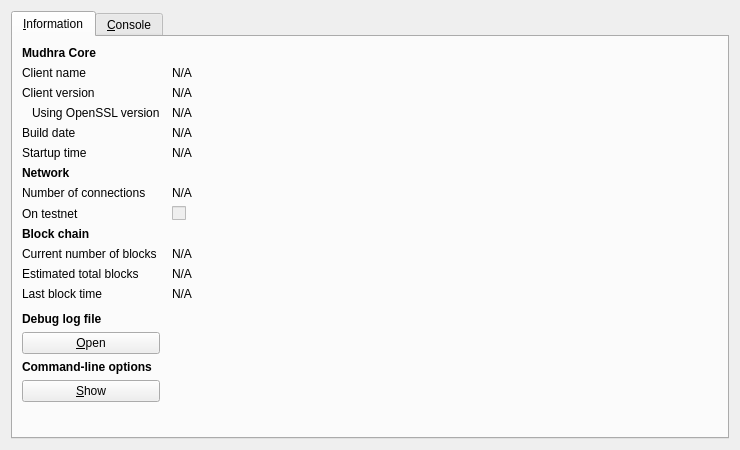
<?xml version="1.0" encoding="UTF-8"?>
<ui version="4.0">
 <class>RPCConsole</class>
 <widget class="QDialog" name="RPCConsole">
  <property name="geometry">
   <rect>
    <x>0</x>
    <y>0</y>
    <width>740</width>
    <height>450</height>
   </rect>
  </property>
  <property name="windowTitle">
   <string>Mudhra - Debug window</string>
  </property>
  <layout class="QVBoxLayout" name="verticalLayout_2">
   <item>
    <widget class="QTabWidget" name="tabWidget">
     <property name="currentIndex">
      <number>0</number>
     </property>
     <widget class="QWidget" name="tab_info">
      <attribute name="title">
       <string>&amp;Information</string>
      </attribute>
      <layout class="QGridLayout" name="gridLayout" columnstretch="0,1">
       <property name="horizontalSpacing">
        <number>12</number>
       </property>
       <item row="0" column="0">
        <widget class="QLabel" name="label_9">
         <property name="font">
          <font>
           <weight>75</weight>
           <bold>true</bold>
          </font>
         </property>
         <property name="text">
          <string>Mudhra Core</string>
         </property>
        </widget>
       </item>
       <item row="1" column="0">
        <widget class="QLabel" name="label_5">
         <property name="text">
          <string>Client name</string>
         </property>
        </widget>
       </item>
       <item row="1" column="1">
        <widget class="QLabel" name="clientName">
         <property name="cursor">
          <cursorShape>IBeamCursor</cursorShape>
         </property>
         <property name="text">
          <string>N/A</string>
         </property>
         <property name="textFormat">
          <enum>Qt::PlainText</enum>
         </property>
         <property name="textInteractionFlags">
          <set>Qt::LinksAccessibleByMouse|Qt::TextSelectableByKeyboard|Qt::TextSelectableByMouse</set>
         </property>
        </widget>
       </item>
       <item row="2" column="0">
        <widget class="QLabel" name="label_6">
         <property name="text">
          <string>Client version</string>
         </property>
        </widget>
       </item>
       <item row="2" column="1">
        <widget class="QLabel" name="clientVersion">
         <property name="cursor">
          <cursorShape>IBeamCursor</cursorShape>
         </property>
         <property name="text">
          <string>N/A</string>
         </property>
         <property name="textFormat">
          <enum>Qt::PlainText</enum>
         </property>
         <property name="textInteractionFlags">
          <set>Qt::LinksAccessibleByMouse|Qt::TextSelectableByKeyboard|Qt::TextSelectableByMouse</set>
         </property>
        </widget>
       </item>
       <item row="3" column="0">
        <widget class="QLabel" name="label_14">
         <property name="text">
          <string>Using OpenSSL version</string>
         </property>
         <property name="indent">
          <number>10</number>
         </property>
        </widget>
       </item>
       <item row="3" column="1">
        <widget class="QLabel" name="openSSLVersion">
         <property name="cursor">
          <cursorShape>IBeamCursor</cursorShape>
         </property>
         <property name="text">
          <string>N/A</string>
         </property>
         <property name="textFormat">
          <enum>Qt::PlainText</enum>
         </property>
         <property name="textInteractionFlags">
          <set>Qt::LinksAccessibleByMouse|Qt::TextSelectableByKeyboard|Qt::TextSelectableByMouse</set>
         </property>
        </widget>
       </item>
       <item row="4" column="0">
        <widget class="QLabel" name="label_12">
         <property name="text">
          <string>Build date</string>
         </property>
        </widget>
       </item>
       <item row="4" column="1">
        <widget class="QLabel" name="buildDate">
         <property name="cursor">
          <cursorShape>IBeamCursor</cursorShape>
         </property>
         <property name="text">
          <string>N/A</string>
         </property>
         <property name="textFormat">
          <enum>Qt::PlainText</enum>
         </property>
         <property name="textInteractionFlags">
          <set>Qt::LinksAccessibleByMouse|Qt::TextSelectableByKeyboard|Qt::TextSelectableByMouse</set>
         </property>
        </widget>
       </item>
       <item row="5" column="0">
        <widget class="QLabel" name="label_13">
         <property name="text">
          <string>Startup time</string>
         </property>
        </widget>
       </item>
       <item row="5" column="1">
        <widget class="QLabel" name="startupTime">
         <property name="cursor">
          <cursorShape>IBeamCursor</cursorShape>
         </property>
         <property name="text">
          <string>N/A</string>
         </property>
         <property name="textFormat">
          <enum>Qt::PlainText</enum>
         </property>
         <property name="textInteractionFlags">
          <set>Qt::LinksAccessibleByMouse|Qt::TextSelectableByKeyboard|Qt::TextSelectableByMouse</set>
         </property>
        </widget>
       </item>
       <item row="6" column="0">
        <widget class="QLabel" name="label_11">
         <property name="font">
          <font>
           <weight>75</weight>
           <bold>true</bold>
          </font>
         </property>
         <property name="text">
          <string>Network</string>
         </property>
        </widget>
       </item>
       <item row="7" column="0">
        <widget class="QLabel" name="label_7">
         <property name="text">
          <string>Number of connections</string>
         </property>
        </widget>
       </item>
       <item row="7" column="1">
        <widget class="QLabel" name="numberOfConnections">
         <property name="cursor">
          <cursorShape>IBeamCursor</cursorShape>
         </property>
         <property name="text">
          <string>N/A</string>
         </property>
         <property name="textFormat">
          <enum>Qt::PlainText</enum>
         </property>
         <property name="textInteractionFlags">
          <set>Qt::LinksAccessibleByMouse|Qt::TextSelectableByKeyboard|Qt::TextSelectableByMouse</set>
         </property>
        </widget>
       </item>
       <item row="8" column="0">
        <widget class="QLabel" name="label_8">
         <property name="text">
          <string>On testnet</string>
         </property>
        </widget>
       </item>
       <item row="8" column="1">
        <widget class="QCheckBox" name="isTestNet">
         <property name="enabled">
          <bool>false</bool>
         </property>
         <property name="text">
          <string/>
         </property>
        </widget>
       </item>
       <item row="9" column="0">
        <widget class="QLabel" name="label_10">
         <property name="font">
          <font>
           <weight>75</weight>
           <bold>true</bold>
          </font>
         </property>
         <property name="text">
          <string>Block chain</string>
         </property>
        </widget>
       </item>
       <item row="10" column="0">
        <widget class="QLabel" name="label_3">
         <property name="text">
          <string>Current number of blocks</string>
         </property>
        </widget>
       </item>
       <item row="10" column="1">
        <widget class="QLabel" name="numberOfBlocks">
         <property name="cursor">
          <cursorShape>IBeamCursor</cursorShape>
         </property>
         <property name="text">
          <string>N/A</string>
         </property>
         <property name="textFormat">
          <enum>Qt::PlainText</enum>
         </property>
         <property name="textInteractionFlags">
          <set>Qt::LinksAccessibleByMouse|Qt::TextSelectableByKeyboard|Qt::TextSelectableByMouse</set>
         </property>
        </widget>
       </item>
       <item row="11" column="0">
        <widget class="QLabel" name="label_4">
         <property name="text">
          <string>Estimated total blocks</string>
         </property>
        </widget>
       </item>
       <item row="11" column="1">
        <widget class="QLabel" name="totalBlocks">
         <property name="cursor">
          <cursorShape>IBeamCursor</cursorShape>
         </property>
         <property name="text">
          <string>N/A</string>
         </property>
         <property name="textFormat">
          <enum>Qt::PlainText</enum>
         </property>
         <property name="textInteractionFlags">
          <set>Qt::LinksAccessibleByMouse|Qt::TextSelectableByKeyboard|Qt::TextSelectableByMouse</set>
         </property>
        </widget>
       </item>
       <item row="12" column="0">
        <widget class="QLabel" name="label_2">
         <property name="text">
          <string>Last block time</string>
         </property>
        </widget>
       </item>
       <item row="12" column="1">
        <widget class="QLabel" name="lastBlockTime">
         <property name="cursor">
          <cursorShape>IBeamCursor</cursorShape>
         </property>
         <property name="text">
          <string>N/A</string>
         </property>
         <property name="textFormat">
          <enum>Qt::PlainText</enum>
         </property>
         <property name="textInteractionFlags">
          <set>Qt::LinksAccessibleByMouse|Qt::TextSelectableByKeyboard|Qt::TextSelectableByMouse</set>
         </property>
        </widget>
       </item>
       <item row="13" column="0">
        <spacer name="verticalSpacer_2">
         <property name="orientation">
          <enum>Qt::Vertical</enum>
         </property>
         <property name="sizeHint" stdset="0">
          <size>
           <width>20</width>
           <height>20</height>
          </size>
         </property>
        </spacer>
       </item>
       <item row="14" column="0">
        <widget class="QLabel" name="labelDebugLogfile">
         <property name="font">
          <font>
           <weight>75</weight>
           <bold>true</bold>
          </font>
         </property>
         <property name="text">
          <string>Debug log file</string>
         </property>
        </widget>
       </item>
       <item row="15" column="0">
        <widget class="QPushButton" name="openDebugLogfileButton">
         <property name="toolTip">
          <string>Open the Mudhra debug log file from the current data directory. This can take a few seconds for large log files.</string>
         </property>
         <property name="text">
          <string>&amp;Open</string>
         </property>
         <property name="autoDefault">
          <bool>false</bool>
         </property>
        </widget>
       </item>
       <item row="16" column="0">
        <widget class="QLabel" name="labelCLOptions">
         <property name="font">
          <font>
           <weight>75</weight>
           <bold>true</bold>
          </font>
         </property>
         <property name="text">
          <string>Command-line options</string>
         </property>
        </widget>
       </item>
       <item row="17" column="0">
        <widget class="QPushButton" name="showCLOptionsButton">
         <property name="toolTip">
          <string>Show the Mudhra-Qt help message to get a list with possible Mudhra command-line options.</string>
         </property>
         <property name="text">
          <string>&amp;Show</string>
         </property>
         <property name="autoDefault">
          <bool>false</bool>
         </property>
        </widget>
       </item>
       <item row="18" column="0">
        <spacer name="verticalSpacer">
         <property name="orientation">
          <enum>Qt::Vertical</enum>
         </property>
         <property name="sizeHint" stdset="0">
          <size>
           <width>20</width>
           <height>40</height>
          </size>
         </property>
        </spacer>
       </item>
      </layout>
     </widget>
     <widget class="QWidget" name="tab_console">
      <attribute name="title">
       <string>&amp;Console</string>
      </attribute>
      <layout class="QVBoxLayout" name="verticalLayout_3">
       <property name="spacing">
        <number>3</number>
       </property>
       <item>
        <widget class="QTextEdit" name="messagesWidget">
         <property name="minimumSize">
          <size>
           <width>0</width>
           <height>100</height>
          </size>
         </property>
         <property name="readOnly">
          <bool>true</bool>
         </property>
         <property name="tabKeyNavigation" stdset="0">
          <bool>false</bool>
         </property>
         <property name="columnCount" stdset="0">
          <number>2</number>
         </property>
        </widget>
       </item>
       <item>
        <layout class="QHBoxLayout" name="horizontalLayout">
         <property name="spacing">
          <number>3</number>
         </property>
         <item>
          <widget class="QLabel" name="label">
           <property name="text">
            <string notr="true">&gt;</string>
           </property>
          </widget>
         </item>
         <item>
          <widget class="QLineEdit" name="lineEdit"/>
         </item>
         <item>
          <widget class="QPushButton" name="clearButton">
           <property name="maximumSize">
            <size>
             <width>24</width>
             <height>24</height>
            </size>
           </property>
           <property name="toolTip">
            <string>Clear console</string>
           </property>
           <property name="text">
            <string/>
           </property>
           <property name="icon">
            <iconset resource="../bitcoin.qrc">
             <normaloff>:/icons/remove</normaloff>:/icons/remove</iconset>
           </property>
           <property name="shortcut">
            <string notr="true">Ctrl+L</string>
           </property>
           <property name="autoDefault">
            <bool>false</bool>
           </property>
          </widget>
         </item>
        </layout>
       </item>
      </layout>
     </widget>
    </widget>
   </item>
  </layout>
 </widget>
 <resources>
  <include location="../bitcoin.qrc"/>
 </resources>
 <connections/>
</ui>
